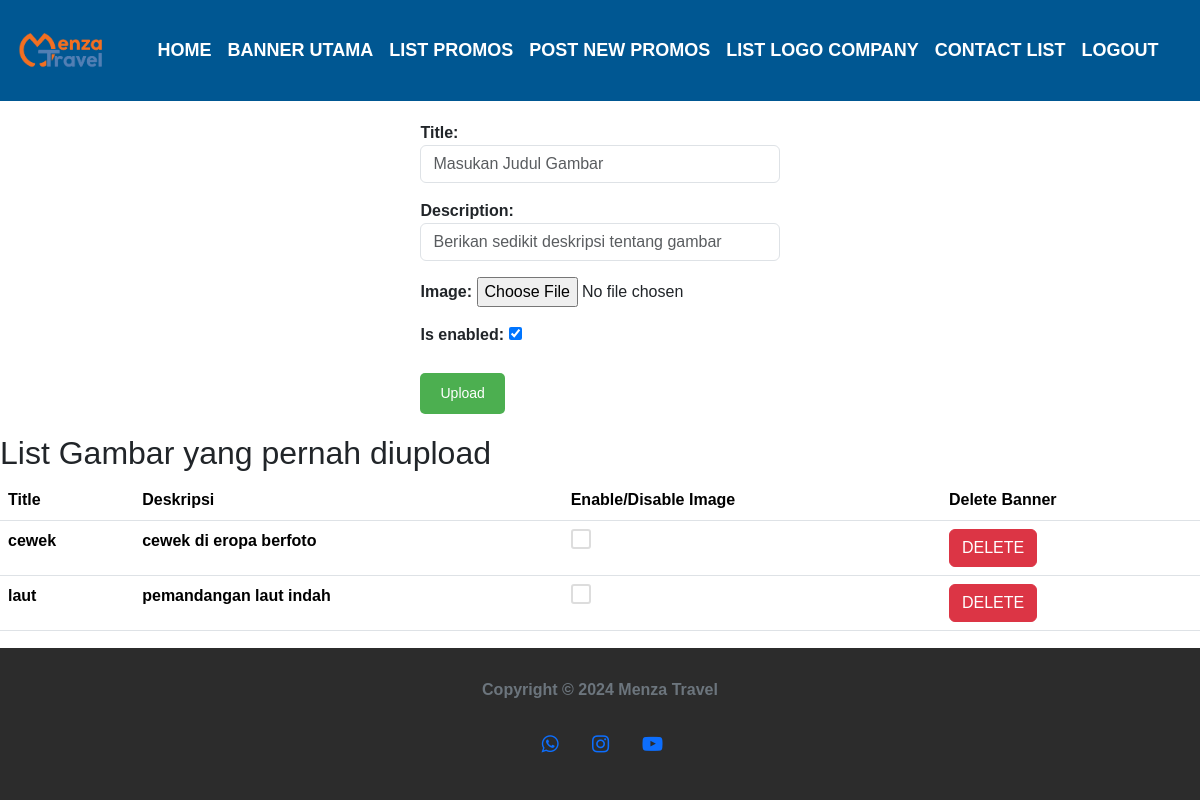
The app's page /logAdmin/postService/ (signed in) with its own data.
### logAuth/models.py (models this page shows, shortened)
class ImageServ(models.Model):
    title = models.CharField(null=True, blank=True, max_length=200)
    description = models.TextField(null=True, blank=True)
    image = models.ImageField(null=True, blank=True, upload_to='assets/serviceImages')
    is_enabled = models.BooleanField(default=True)

### logAuth/views.py (the view, shortened to what this page needs)
# urls.py: path('postService/', views.postService, name='postService'),
@login_required(login_url='loginPage')
def postService(request):
    context = {}
    image_list = ImageServ.objects.all().order_by('-id')
    context['image_list'] = image_list
    if request.method == 'GET':
        form = ImageForm()
        context['form'] = form
        return render(request, 'admin/service.html', context)

### logAuth/forms.py
class ImageForm(forms.ModelForm):
    title = forms.CharField(label='Title', widget=forms.TextInput(attrs={'class': 'form-control mb-3', 'placeholder': 'Masukan Judul Gambar'}))
    description = forms.CharField(label='Description', widget=forms.TextInput(attrs={'class': 'form-control mb-3', 'placeholder': 'Berikan sedikit deskripsi tentang gambar'}))
    class Meta:
        model = ImageServ
        fields = ['title', 'description', 'image', 'is_enabled']

### templates/admin/service.html (shortened to what this page needs)
{% extends 'admin/home.html' %}
{% load static %}
{% block main %}
    <form method="post" enctype="multipart/form-data" style="display: block; margin: 20px auto; max-width: 400px;">
        {{ form.as_p }}
        <button type="submit" style="background-color: #4CAF50; color: white; padding: 10px 20px; border: none; border-radius: 5px; cursor: pointer; font-size: 14px; margin-top: 10px;">Upload</button>
    </form>
    <h2>List Gambar yang pernah diupload</h2>
    {% if image_list|length > 0 %}
    <table class="table">
        <thead>
            <tr>
                <th scope="col">Title</th>
                <th scope="col">Deskripsi</th>
                <th scope="col">Enable/Disable Image</th>
                <th scope="col">Delete Banner</th>
            </tr>
        </thead>
        <tbody>
            {% for image in image_list %}
                <tr id="image-row-{{ image.pk }}">
                    <td>{{ image.title }}</td>
                    <td>{{ image.description }}</td>
                    <td class="checkbox-cell">
                        <label class="checkbox-label">
                            <span class="checkbox-custom"></span>
                        </label>
                    </td>
                    <td>
                        <a href="{% url 'delete_image' image.pk %}"><button class="btn btn-danger">DELETE</button></a>
                    </td>
                </tr>
            {% endfor %}
        </tbody>
    </table>
    {% endif %}
{% endblock %}

### static/assets/css/index.css (style rules this page uses)
body { margin: 0; font-family: 'Segoe UI Bold', 'Arial Black', sans-serif; font-weight: bold; background-color: #ffffff; overflow-x: hidden; min-height: 100vh; display: flex; flex-direction: column; }
.checkbox-label { display: flex; align-items: center; cursor: pointer; }
.checkbox-custom { display: inline-block; width: 20px; height: 20px; background-color: #fff; border: 2px solid #ddd; border-radius: 3px; position: relative; cursor: pointer; vertical-align: middle; box-sizing: border-box; }
.checkbox-custom::after { content: ''; position: absolute; width: 6px; height: 12px; border: solid #fff; border-width: 0 2px 2px 0; top: 2px; left: 7px; transform: rotate(45deg); opacity: 0; }

### records on screen
ImageServ: title "cewek", description "cewek di eropa berfoto"
ImageServ: title "laut", description "pemandangan laut indah"
